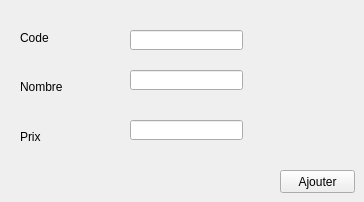
      <widget class="QWidget" name="tab_6">
       <attribute name="title">
        <string>Ajouter un produit</string>
       </attribute>
       <widget class="QLabel" name="label_6">
        <property name="geometry">
         <rect>
          <x>20</x>
          <y>30</y>
          <width>61</width>
          <height>16</height>
         </rect>
        </property>
        <property name="text">
         <string>Code</string>
        </property>
       </widget>
       <widget class="QLabel" name="label_7">
        <property name="geometry">
         <rect>
          <x>20</x>
          <y>80</y>
          <width>47</width>
          <height>13</height>
         </rect>
        </property>
        <property name="text">
         <string>Nombre</string>
        </property>
       </widget>
       <widget class="QLabel" name="label_8">
        <property name="geometry">
         <rect>
          <x>20</x>
          <y>130</y>
          <width>47</width>
          <height>13</height>
         </rect>
        </property>
        <property name="text">
         <string>Prix</string>
        </property>
       </widget>
       <widget class="QLineEdit" name="lineEdit_id_3">
        <property name="geometry">
         <rect>
          <x>130</x>
          <y>30</y>
          <width>113</width>
          <height>20</height>
         </rect>
        </property>
       </widget>
       <widget class="QLineEdit" name="lineEdit_nombre_2">
        <property name="geometry">
         <rect>
          <x>130</x>
          <y>70</y>
          <width>113</width>
          <height>20</height>
         </rect>
        </property>
       </widget>
       <widget class="QLineEdit" name="lineEdit_prix_2">
        <property name="geometry">
         <rect>
          <x>130</x>
          <y>120</y>
          <width>113</width>
          <height>20</height>
         </rect>
        </property>
       </widget>
       <widget class="QPushButton" name="pb_ajouter_2">
        <property name="geometry">
         <rect>
          <x>280</x>
          <y>170</y>
          <width>75</width>
          <height>23</height>
         </rect>
        </property>
        <property name="text">
         <string>Ajouter</string>
        </property>
       </widget>
      </widget>
